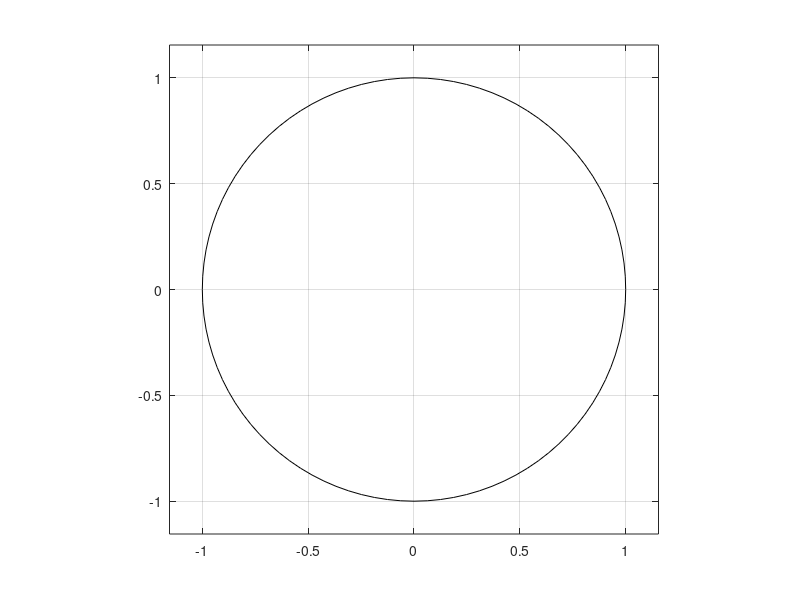

Here is the MATLAB script that generated this plot:
% Se define el array con los pulsos
x=[1 zeros(1,29)];

% Coeficientes
b = 0.1 * ones(1,10);
a = 1;

% Muestra actual
xn = zeros(1,10);
yn = zeros(1,10);

% Se calculan los pulsos
for n=1:length(x)
  for m=length(b):-1:2
    xn(m) = xn(m-1);
    yn(m) = yn(m-1);
  end

  xn(1)=x(n);
  yn(1)=0.;

  % Se hace la media de los 10 valores al multiplicar por b
  y(n) = b*xn';

end

stem(y);
zplane(roots(a))
